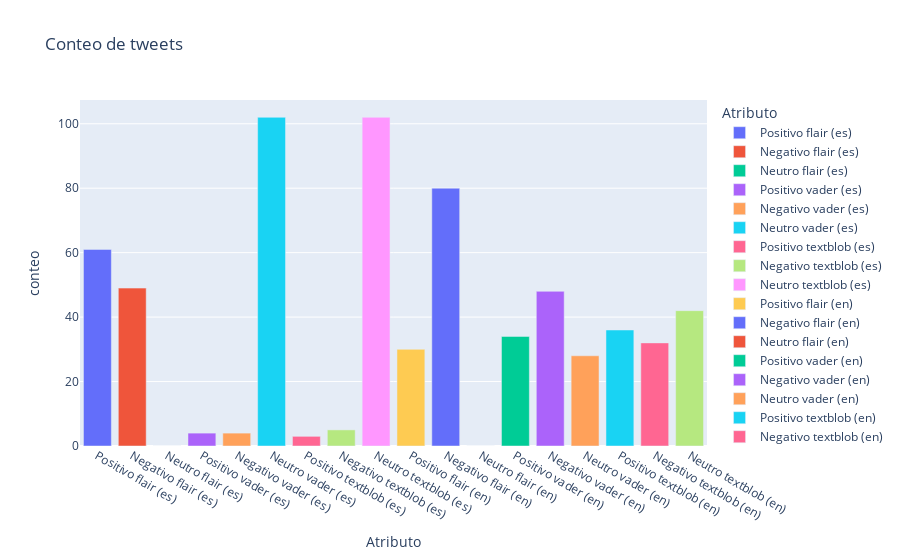

Notebook source saved alongside this figure:
### Markdown cell above
###  `[5 pts]` : Punto 4: Una visualización sobre sus datos

### Code cell
import plotly.express as px

fig = px.bar(conteosData, x="Atributo", y="conteo", color="Atributo", title="Conteo de tweets")
fig.show()

### Figure 1 — Plotly figure (JSON) as saved in the notebook; plotly's stock layout.template omitted (floating-point values rounded to 4 significant figures)
{"data": [{"alignmentgroup": "True", "hovertemplate": "Atributo=%{x}<br>conteo=%{y}<extra></extra>", "legendgroup": "Positivo flair (es)", "marker": {"color": "#636efa"}, "name": "Positivo flair (es)", "offsetgroup": "Positivo flair (es)", "orientation": "v", "showlegend": true, "textposition": "auto", "type": "bar", "x": ["Positivo flair (es)"], "xaxis": "x", "y": [61], "yaxis": "y"}, {"alignmentgroup": "True", "hovertemplate": "Atributo=%{x}<br>conteo=%{y}<extra></extra>", "legendgroup": "Negativo flair (es)", "marker": {"color": "#EF553B"}, "name": "Negativo flair (es)", "offsetgroup": "Negativo flair (es)", "orientation": "v", "showlegend": true, "textposition": "auto", "type": "bar", "x": ["Negativo flair (es)"], "xaxis": "x", "y": [49], "yaxis": "y"}, {"alignmentgroup": "True", "hovertemplate": "Atributo=%{x}<br>conteo=%{y}<extra></extra>", "legendgroup": "Neutro flair (es)", "marker": {"color": "#00cc96"}, "name": "Neutro flair (es)", "offsetgroup": "Neutro flair (es)", "orientation": "v", "showlegend": true, "textposition": "auto", "type": "bar", "x": ["Neutro flair (es)"], "xaxis": "x", "y": [0], "yaxis": "y"}, {"alignmentgroup": "True", "hovertemplate": "Atributo=%{x}<br>conteo=%{y}<extra></extra>", "legendgroup": "Positivo vader (es)", "marker": {"color": "#ab63fa"}, "name": "Positivo vader (es)", "offsetgroup": "Positivo vader (es)", "orientation": "v", "showlegend": true, "textposition": "auto", "type": "bar", "x": ["Positivo vader (es)"], "xaxis": "x", "y": [4], "yaxis": "y"}, {"alignmentgroup": "True", "hovertemplate": "Atributo=%{x}<br>conteo=%{y}<extra></extra>", "legendgroup": "Negativo vader (es)", "marker": {"color": "#FFA15A"}, "name": "Negativo vader (es)", "offsetgroup": "Negativo vader (es)", "orientation": "v", "showlegend": true, "textposition": "auto", "type": "bar", "x": ["Negativo vader (es)"], "xaxis": "x", "y": [4], "yaxis": "y"}, {"alignmentgroup": "True", "hovertemplate": "Atributo=%{x}<br>conteo=%{y}<extra></extra>", "legendgroup": "Neutro vader (es)", "marker": {"color": "#19d3f3"}, "name": "Neutro vader (es)", "offsetgroup": "Neutro vader (es)", "orientation": "v", "showlegend": true, "textposition": "auto", "type": "bar", "x": ["Neutro vader (es)"], "xaxis": "x", "y": [102], "yaxis": "y"}, {"alignmentgroup": "True", "hovertemplate": "Atributo=%{x}<br>conteo=%{y}<extra></extra>", "legendgroup": "Positivo textblob (es)", "marker": {"color": "#FF6692"}, "name": "Positivo textblob (es)", "offsetgroup": "Positivo textblob (es)", "orientation": "v", "showlegend": true, "textposition": "auto", "type": "bar", "x": ["Positivo textblob (es)"], "xaxis": "x", "y": [3], "yaxis": "y"}, {"alignmentgroup": "True", "hovertemplate": "Atributo=%{x}<br>conteo=%{y}<extra></extra>", "legendgroup": "Negativo textblob (es)", "marker": {"color": "#B6E880"}, "name": "Negativo textblob (es)", "offsetgroup": "Negativo textblob (es)", "orientation": "v", "showlegend": true, "textposition": "auto", "type": "bar", "x": ["Negativo textblob (es)"], "xaxis": "x", "y": [5], "yaxis": "y"}, {"alignmentgroup": "True", "hovertemplate": "Atributo=%{x}<br>conteo=%{y}<extra></extra>", "legendgroup": "Neutro textblob (es)", "marker": {"color": "#FF97FF"}, "name": "Neutro textblob (es)", "offsetgroup": "Neutro textblob (es)", "orientation": "v", "showlegend": true, "textposition": "auto", "type": "bar", "x": ["Neutro textblob (es)"], "xaxis": "x", "y": [102], "yaxis": "y"}, {"alignmentgroup": "True", "hovertemplate": "Atributo=%{x}<br>conteo=%{y}<extra></extra>", "legendgroup": "Positivo flair (en)", "marker": {"color": "#FECB52"}, "name": "Positivo flair (en)", "offsetgroup": "Positivo flair (en)", "orientation": "v", "showlegend": true, "textposition": "auto", "type": "bar", "x": ["Positivo flair (en)"], "xaxis": "x", "y": [30], "yaxis": "y"}, {"alignmentgroup": "True", "hovertemplate": "Atributo=%{x}<br>conteo=%{y}<extra></extra>", "legendgroup": "Negativo flair (en)", "marker": {"color": "#636efa"}, "name": "Negativo flair (en)", "offsetgroup": "Negativo flair (en)", "orientation": "v", "showlegend": true, "textposition": "auto", "type": "bar", "x": ["Negativo flair (en)"], "xaxis": "x", "y": [80], "yaxis": "y"}, {"alignmentgroup": "True", "hovertemplate": "Atributo=%{x}<br>conteo=%{y}<extra></extra>", "legendgroup": "Neutro flair (en)", "marker": {"color": "#EF553B"}, "name": "Neutro flair (en)", "offsetgroup": "Neutro flair (en)", "orientation": "v", "showlegend": true, "textposition": "auto", "type": "bar", "x": ["Neutro flair (en)"], "xaxis": "x", "y": [0], "yaxis": "y"}, {"alignmentgroup": "True", "hovertemplate": "Atributo=%{x}<br>conteo=%{y}<extra></extra>", "legendgroup": "Positivo vader (en)", "marker": {"color": "#00cc96"}, "name": "Positivo vader (en)", "offsetgroup": "Positivo vader (en)", "orientation": "v", "showlegend": true, "textposition": "auto", "type": "bar", "x": ["Positivo vader (en)"], "xaxis": "x", "y": [34], "yaxis": "y"}, {"alignmentgroup": "True", "hovertemplate": "Atributo=%{x}<br>conteo=%{y}<extra></extra>", "legendgroup": "Negativo vader (en)", "marker": {"color": "#ab63fa"}, "name": "Negativo vader (en)", "offsetgroup": "Negativo vader (en)", "orientation": "v", "showlegend": true, "textposition": "auto", "type": "bar", "x": ["Negativo vader (en)"], "xaxis": "x", "y": [48], "yaxis": "y"}, {"alignmentgroup": "True", "hovertemplate": "Atributo=%{x}<br>conteo=%{y}<extra></extra>", "legendgroup": "Neutro vader (en)", "marker": {"color": "#FFA15A"}, "name": "Neutro vader (en)", "offsetgroup": "Neutro vader (en)", "orientation": "v", "showlegend": true, "textposition": "auto", "type": "bar", "x": ["Neutro vader (en)"], "xaxis": "x", "y": [28], "yaxis": "y"}, {"alignmentgroup": "True", "hovertemplate": "Atributo=%{x}<br>conteo=%{y}<extra></extra>", "legendgroup": "Positivo textblob (en)", "marker": {"color": "#19d3f3"}, "name": "Positivo textblob (en)", "offsetgroup": "Positivo textblob (en)", "orientation": "v", "showlegend": true, "textposition": "auto", "type": "bar", "x": ["Positivo textblob (en)"], "xaxis": "x", "y": [36], "yaxis": "y"}, {"alignmentgroup": "True", "hovertemplate": "Atributo=%{x}<br>conteo=%{y}<extra></extra>", "legendgroup": "Negativo textblob (en)", "marker": {"color": "#FF6692"}, "name": "Negativo textblob (en)", "offsetgroup": "Negativo textblob (en)", "orientation": "v", "showlegend": true, "textposition": "auto", "type": "bar", "x": ["Negativo textblob (en)"], "xaxis": "x", "y": [32], "yaxis": "y"}, {"alignmentgroup": "True", "hovertemplate": "Atributo=%{x}<br>conteo=%{y}<extra></extra>", "legendgroup": "Neutro textblob (en)", "marker": {"color": "#B6E880"}, "name": "Neutro textblob (en)", "offsetgroup": "Neutro textblob (en)", "orientation": "v", "showlegend": true, "textposition": "auto", "type": "bar", "x": ["Neutro textblob (en)"], "xaxis": "x", "y": [42], "yaxis": "y"}], "layout": {"barmode": "relative", "legend": {"title": {"text": "Atributo"}, "tracegroupgap": 0}, "title": {"text": "Conteo de tweets"}, "xaxis": {"anchor": "y", "categoryarray": ["Positivo flair (es)", "Negativo flair (es)", "Neutro flair (es)", "Positivo vader (es)", "Negativo vader (es)", "Neutro vader (es)", "Positivo textblob (es)", "Negativo textblob (es)", "Neutro textblob (es)", "Positivo flair (en)", "Negativo flair (en)", "Neutro flair (en)", "Positivo vader (en)", "Negativo vader (en)", "Neutro vader (en)", "Positivo textblob (en)", "Negativo textblob (en)", "Neutro textblob (en)"], "categoryorder": "array", "domain": [0, 1], "title": {"text": "Atributo"}}, "yaxis": {"anchor": "x", "domain": [0, 1], "title": {"text": "conteo"}}}}
